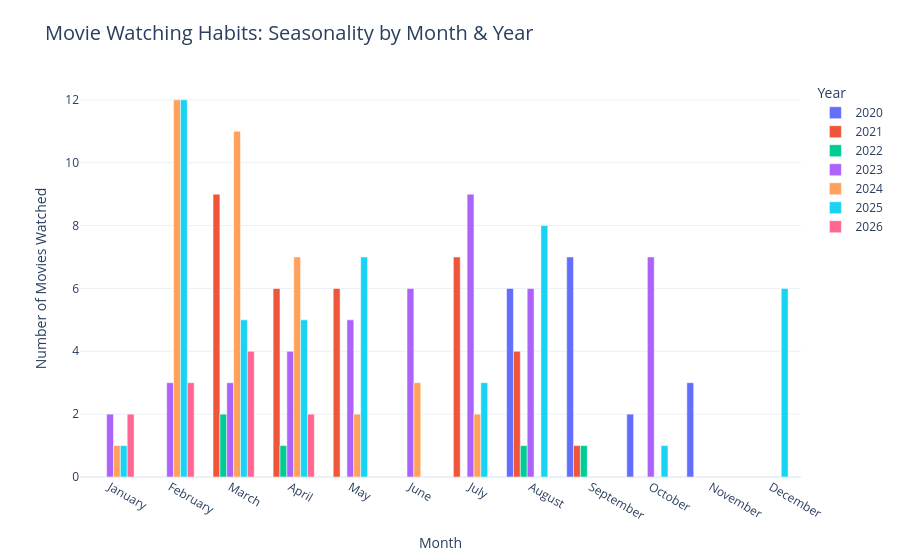

The cell this chart's notebook holds for it:
### Markdown cell above
## 6.B Watching Habits by Month and Year
I wanted to see in which month I watch the most movies. First, I tried a grouped bar chart.

### Code cell
df = pd.read_csv('Dataset/main_enriched_full.csv')
df['Watched Date'] = pd.to_datetime(df['Watched Date'])

df['Month'] = df['Watched Date'].dt.month_name()
df['Year'] = df['Watched Date'].dt.year

monthly_habits = df.groupby(['Year', 'Month']).size().reset_index(name='Movie Count')

monthly_habits['Year'] = monthly_habits['Year'].astype(str)

month_order = ['January', 'February', 'March', 'April', 'May', 'June', 
               'July', 'August', 'September', 'October', 'November', 'December']

fig = px.bar(
    monthly_habits, 
    x='Month', 
    y='Movie Count', 
    color='Year', 
    barmode='group',
    category_orders={'Month': month_order}, 
    template='plotly_white',                
    title='Movie Watching Habits: Seasonality by Month & Year',
    
    
    hover_data={'Month': False} 
)

fig.update_layout(
    xaxis_title='Month',
    yaxis_title='Number of Movies Watched',
    title_font_size=20,
    legend_title='Year',
    margin=dict(t=80, b=50) 
)

fig.show()

### Figure 1 — Plotly figure (JSON) as saved in the notebook; plotly's stock layout.template omitted (floating-point values rounded to 4 significant figures)
{"data": [{"alignmentgroup": "True", "hovertemplate": "Year=2020<br>Movie Count=%{y}<extra></extra>", "legendgroup": "2020", "marker": {"color": "#636efa", "pattern": {"shape": ""}}, "name": "2020", "offsetgroup": "2020", "orientation": "v", "showlegend": true, "textposition": "auto", "type": "bar", "x": ["August", "November", "October", "September"], "xaxis": "x", "y": [6, 3, 2, 7], "yaxis": "y"}, {"alignmentgroup": "True", "hovertemplate": "Year=2021<br>Movie Count=%{y}<extra></extra>", "legendgroup": "2021", "marker": {"color": "#EF553B", "pattern": {"shape": ""}}, "name": "2021", "offsetgroup": "2021", "orientation": "v", "showlegend": true, "textposition": "auto", "type": "bar", "x": ["April", "August", "July", "March", "May", "September"], "xaxis": "x", "y": [6, 4, 7, 9, 6, 1], "yaxis": "y"}, {"alignmentgroup": "True", "hovertemplate": "Year=2022<br>Movie Count=%{y}<extra></extra>", "legendgroup": "2022", "marker": {"color": "#00cc96", "pattern": {"shape": ""}}, "name": "2022", "offsetgroup": "2022", "orientation": "v", "showlegend": true, "textposition": "auto", "type": "bar", "x": ["April", "August", "March", "September"], "xaxis": "x", "y": [1, 1, 2, 1], "yaxis": "y"}, {"alignmentgroup": "True", "hovertemplate": "Year=2023<br>Movie Count=%{y}<extra></extra>", "legendgroup": "2023", "marker": {"color": "#ab63fa", "pattern": {"shape": ""}}, "name": "2023", "offsetgroup": "2023", "orientation": "v", "showlegend": true, "textposition": "auto", "type": "bar", "x": ["April", "August", "February", "January", "July", "June", "March", "May", "October"], "xaxis": "x", "y": [4, 6, 3, 2, 9, 6, 3, 5, 7], "yaxis": "y"}, {"alignmentgroup": "True", "hovertemplate": "Year=2024<br>Movie Count=%{y}<extra></extra>", "legendgroup": "2024", "marker": {"color": "#FFA15A", "pattern": {"shape": ""}}, "name": "2024", "offsetgroup": "2024", "orientation": "v", "showlegend": true, "textposition": "auto", "type": "bar", "x": ["April", "February", "January", "July", "June", "March", "May"], "xaxis": "x", "y": [7, 12, 1, 2, 3, 11, 2], "yaxis": "y"}, {"alignmentgroup": "True", "hovertemplate": "Year=2025<br>Movie Count=%{y}<extra></extra>", "legendgroup": "2025", "marker": {"color": "#19d3f3", "pattern": {"shape": ""}}, "name": "2025", "offsetgroup": "2025", "orientation": "v", "showlegend": true, "textposition": "auto", "type": "bar", "x": ["April", "August", "December", "February", "January", "July", "March", "May", "October"], "xaxis": "x", "y": [5, 8, 6, 12, 1, 3, 5, 7, 1], "yaxis": "y"}, {"alignmentgroup": "True", "hovertemplate": "Year=2026<br>Movie Count=%{y}<extra></extra>", "legendgroup": "2026", "marker": {"color": "#FF6692", "pattern": {"shape": ""}}, "name": "2026", "offsetgroup": "2026", "orientation": "v", "showlegend": true, "textposition": "auto", "type": "bar", "x": ["April", "February", "January", "March"], "xaxis": "x", "y": [2, 3, 2, 4], "yaxis": "y"}], "layout": {"barmode": "group", "legend": {"title": {"text": "Year"}, "tracegroupgap": 0}, "margin": {"b": 50, "t": 80}, "title": {"font": {"size": 20}, "text": "Movie Watching Habits: Seasonality by Month & Year"}, "xaxis": {"anchor": "y", "categoryarray": ["January", "February", "March", "April", "May", "June", "July", "August", "September", "October", "November", "December"], "categoryorder": "array", "domain": [0, 1], "title": {"text": "Month"}}, "yaxis": {"anchor": "x", "domain": [0, 1], "title": {"text": "Number of Movies Watched"}}}}
